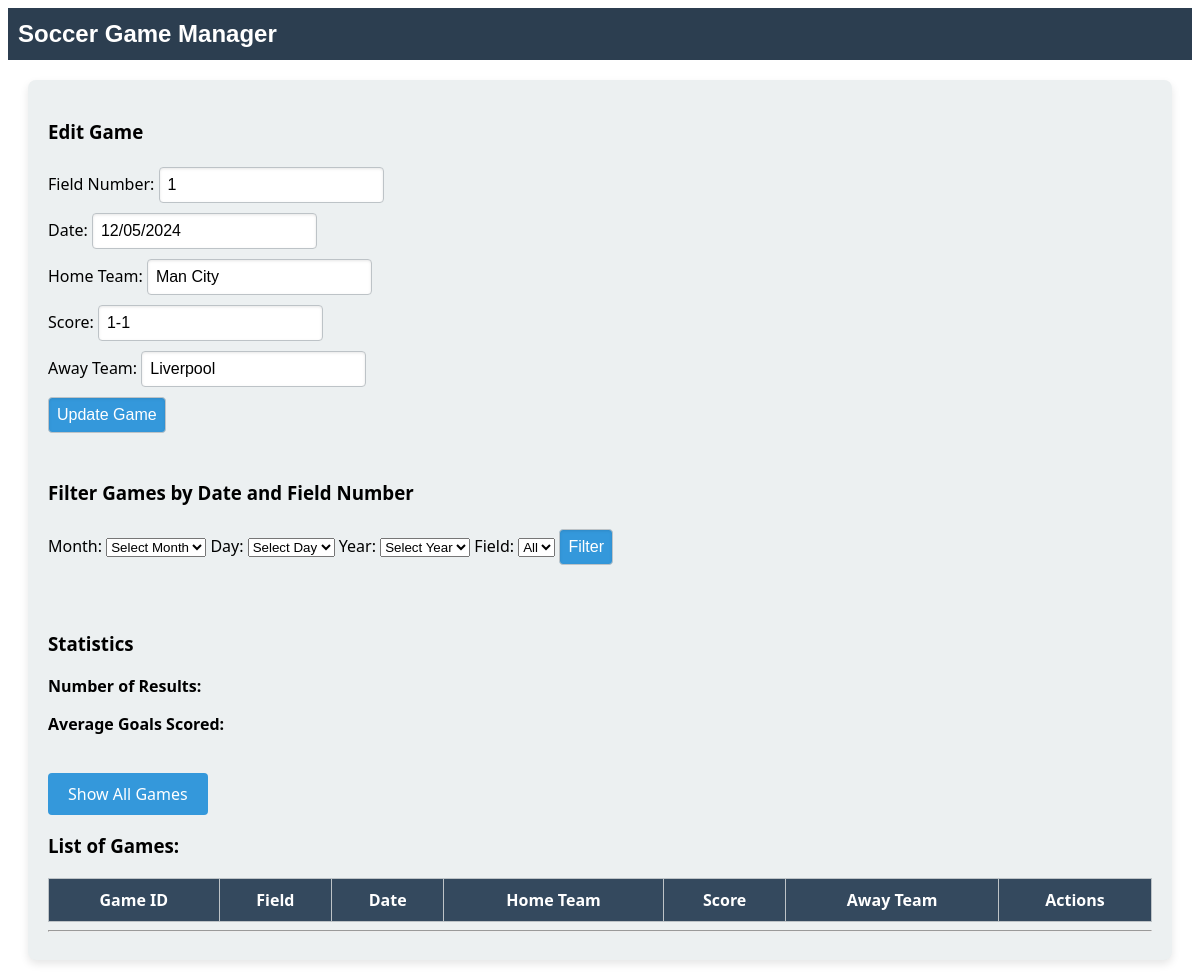
The app's page /edit/4 with its own data.
### app.py (models this page shows)
class Game(db.Model):
    game_id = db.Column(db.Integer, primary_key=True)
    field = db.Column(db.String(100), nullable=False)
    date = db.Column(db.String(50), nullable=False)
    score = db.Column(db.String(20), nullable=True)
    home_team = db.Column(db.String(100), nullable=False)
    away_team = db.Column(db.String(100), nullable=False)

### app.py (the view)
@app.route("/edit/<int:game_id>")
def edit(game_id):
    game_to_edit = Game.query.get(game_id)
    if not game_to_edit:
        return "Game not found", 404
    return render_template("games.html", rows=[], game_to_edit=game_to_edit)

### templates/games.html (shortened to what this page needs)
{% extends "layout.html" %}
{% block content %}
<form action="{{ url_for('home') }}" method="POST">
    <h3>{% if game_to_edit %}Edit Game{% else %}Add New Game{% endif %}</h3>
    Field Number: <input type="text" name="field" pattern="^(100|[1-9][0-9]?)$" value="{{ game_to_edit.field if game_to_edit else '' }}" required><br>
    Date: <input type="text" name="date" placeholder="MM/DD/YYYY" pattern="^(0[1-9]|1[0-2])/(0[1-9]|[12][0-9]|3[01])/\d{4}$" value="{{ game_to_edit.date if game_to_edit else '' }}" required><br>
    Home Team: <input type="text" name="home_team" value="{{ game_to_edit.home_team if game_to_edit else '' }}" required><br>
    Score: <input type="text" name="score" value="{{ game_to_edit.score if game_to_edit else '' }}"><br>
    Away Team: <input type="text" name="away_team" value="{{ game_to_edit.away_team if game_to_edit else '' }}" required><br>
    <input type="submit" value="{% if game_to_edit %}Update Game{% else %}Add Game{% endif %}"><br><br>
</form>
<h3>Filter Games by Date and Field Number</h3>
<form action="{{ url_for('filter') }}" method="GET">
    <label for="month">Month:</label>
    <select name="month" id="month">
        <option value="" disabled selected>Select Month</option>
    </select>
    <label for="day">Day:</label>
    <select name="day" id="day">
        <option value="" disabled selected>Select Day</option>
    </select>
    <label for="year">Year:</label>
    <select name="year" id="year">
        <option value="" disabled selected>Select Year</option>
    </select>
    <label for="field">Field:</label>
    <select name="field" id="field">
        <option value="All" {% if selected_field == "All" %}selected{% endif %}>All</option>
    </select>
    <input type="submit" value="Filter">
</form>
<br>
{% if num_results is not none %}
<h3>Statistics</h3>
<p><strong>Number of Results:</strong> {{ num_results }}</p>
<p><strong>Average Goals Scored:</strong> {{ avg_goals }}</p>
{% endif %}
<br>
<a href="{{ url_for('home') }}" class="button">Show All Games</a>
<h3>List of Games:</h3>
<table border="1">
    <tr>
        <th>Game ID</th>
        <th>Field</th>
        <th>Date</th>
        <th>Home Team</th>
        <th>Score</th>
        <th>Away Team</th>
        <th>Actions</th>
    </tr>
</table>
{% endblock %}

### static/site.css (style rules this page uses)
.button { display: inline-block; padding: 10px 20px; font-size: 1em; color: white; background-color: #3498db; border: none; border-radius: 4px; text-decoration: none; cursor: pointer; text-align: center; transition: background-color 0.3s ease; }
table { width: 100%; border-collapse: collapse; margin-top: 20px; }
th, td { border: 1px solid #bdc3c7; padding: 10px; text-align: center; }
th { background-color: #34495e; color: white; }
form { margin-bottom: 20px; }
input[type="text"], input[type="submit"] { padding: 8px; margin: 5px 0; border: 1px solid #bdc3c7; border-radius: 4px; box-shadow: inset 0 1px 3px rgba(0, 0, 0, 0.1); font-size: 1em; }
input[type="submit"] { background-color: #3498db; color: white; cursor: pointer; transition: background-color 0.3s ease; }

### records on screen
Game: field "1", date "12/05/2024", home_team "Man City", score "1-1", away_team "Liverpool"
